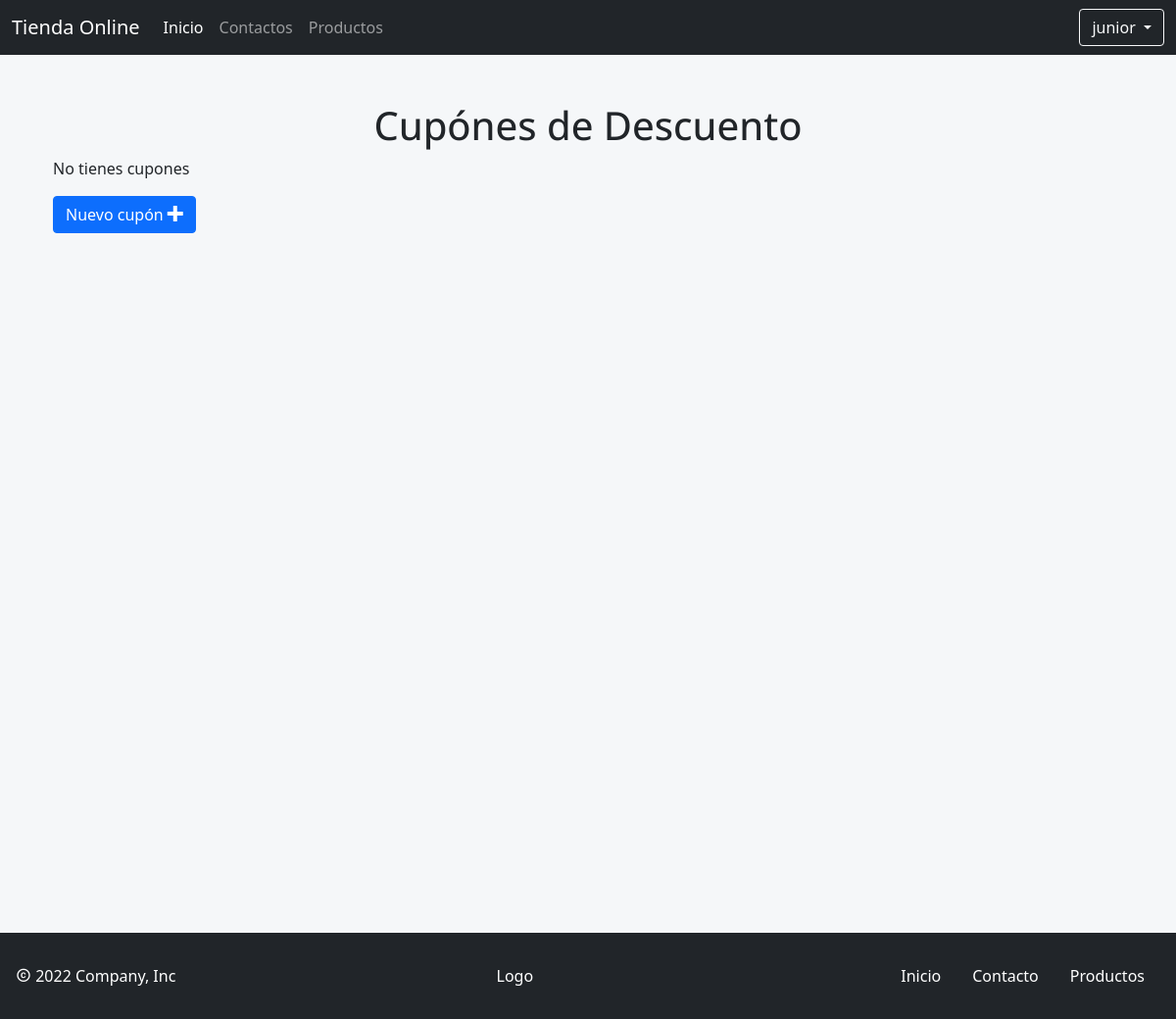
Before: /generar_coupon/ (signed in) with the older database file.
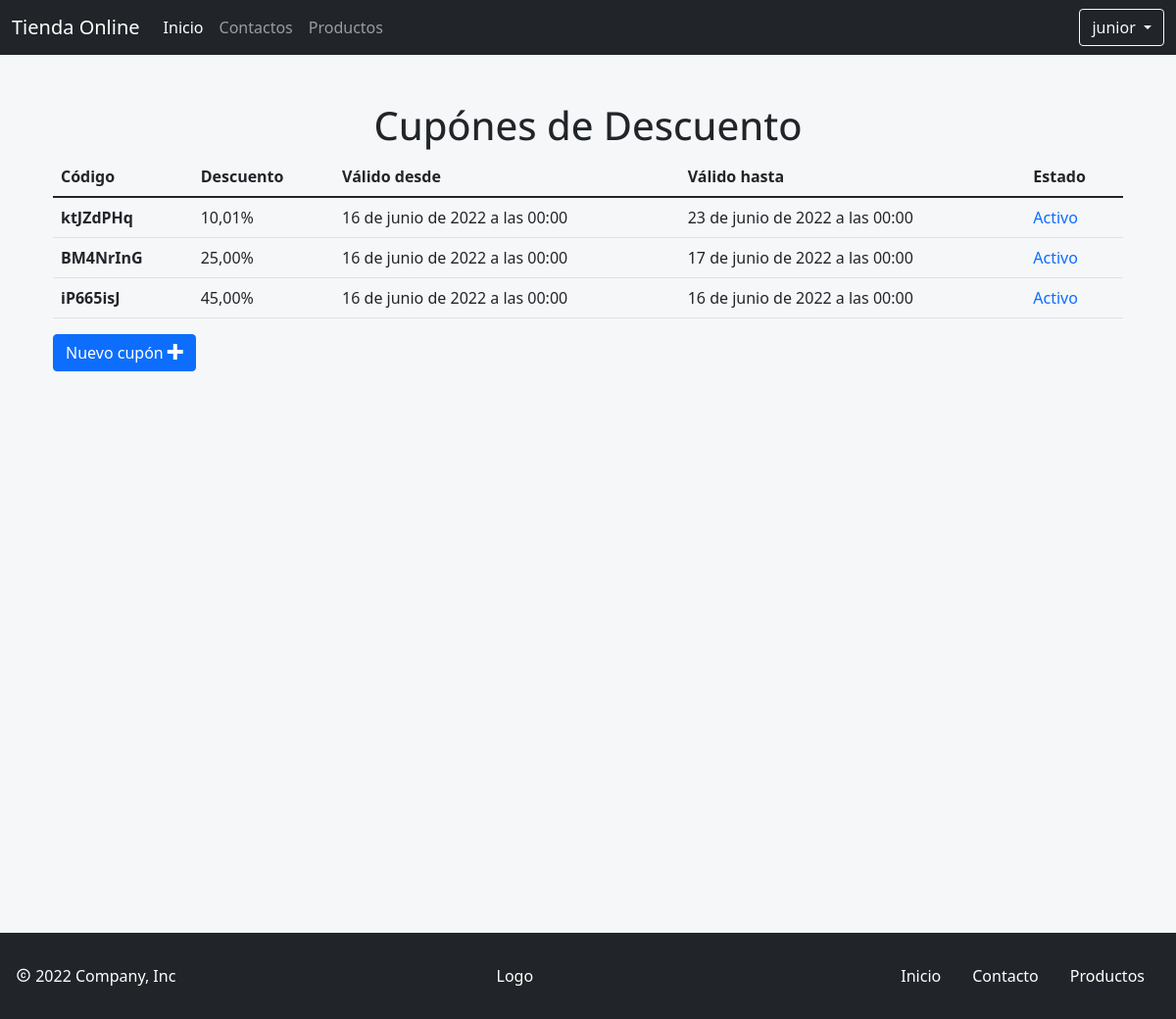
After: the same page with the newer database file.
### app/models.py (models this page shows, shortened)
class Coupon(models.Model):
    code = models.CharField(max_length=50, unique=True)
    discount = models.DecimalField(max_digits=4, decimal_places=2)
    valid_from = models.DateTimeField()
    valid_to = models.DateTimeField()
    active = models.BooleanField(default=False)

### app/views.py (the view, shortened to what this page needs)
# urls.py: path('generar_coupon/', generate_coupon, name='generate_coupon'),
@login_required
def generate_coupon(request):
    coupons = Coupon.objects.all()
    data = {
        'form': CouponForm(),
        'coupons': coupons
    }
    letters_upper = 'ABCDEFGHIJKLMNOPQRSTUVWXYZ'
    letters_lower = letters_upper.lower()
    numbers = '0123456789'
    code = ''
    for i in range(0, 8):
        code += random.choice(letters_upper + letters_lower + numbers)
    return render(request, 'app/coupons.html', data)

### app/templates/app/coupons.html (shortened to what this page needs)
{% extends 'app/base.html' %}
{% load static %}
{% load crispy_forms_tags %}
{% block content %}
    <div class="container my-5">
        <h1 class="title text-center">Cupónes de Descuento</h1>
        {% if coupons %}
            <table class="table">
                <thead>
                <tr>
                    <th scope="col">Código</th>
                    <th scope="col">Descuento</th>
                    <th scope="col">Válido desde</th>
                    <th scope="col">Válido hasta</th>
                    <th scope="col">Estado</th>
                </tr>
                </thead>
                <tbody>
                    {% for coupon in coupons %}
                        <tr>
                            <th scope="row">{{ coupon.code }}</th>
                            <td>{{ coupon.discount }}%</td>
                            <td>{{ coupon.valid_from }}</td>
                            <td>{{ coupon.valid_to }}</td>
                            <td>
                                {% if coupon.active %}
                                    <span class="text-primary">Activo</span>
                                {% else %}
                                    <span class="text-danger">Inactivo</span>
                                {% endif %}
                            </td>
                        </tr>
                    {% endfor %}
                </tbody>
            </table>
        {% else %}
            <p>No tienes cupones</p>
        {% endif %}
        <button type="button" class="btn btn-primary" data-bs-toggle="modal" data-bs-target="#exampleModal">
            Nuevo cupón <span class="icon-plus"></span>
        </button>
    </div>
{% endblock %}

Changed rows visible on the page:
added Coupon: code "ktJZdPHq", discount "10,01", valid_from "16 de junio de 2022 a las 00:00", valid_to "23 de junio de 2022 a las 00:00", active "Activo"
added Coupon: code "BM4NrInG", discount "25,00", valid_from "16 de junio de 2022 a las 00:00", valid_to "17 de junio de 2022 a las 00:00", active "Activo"
added Coupon: code "iP665isJ", discount "45,00", valid_from "16 de junio de 2022 a las 00:00", valid_to "16 de junio de 2022 a las 00:00", active "Activo"
Other visible differences:
text no longer shown: "No tienes cupones"
text now shown: "Código Descuento Válido desde Válido hasta Estado"
